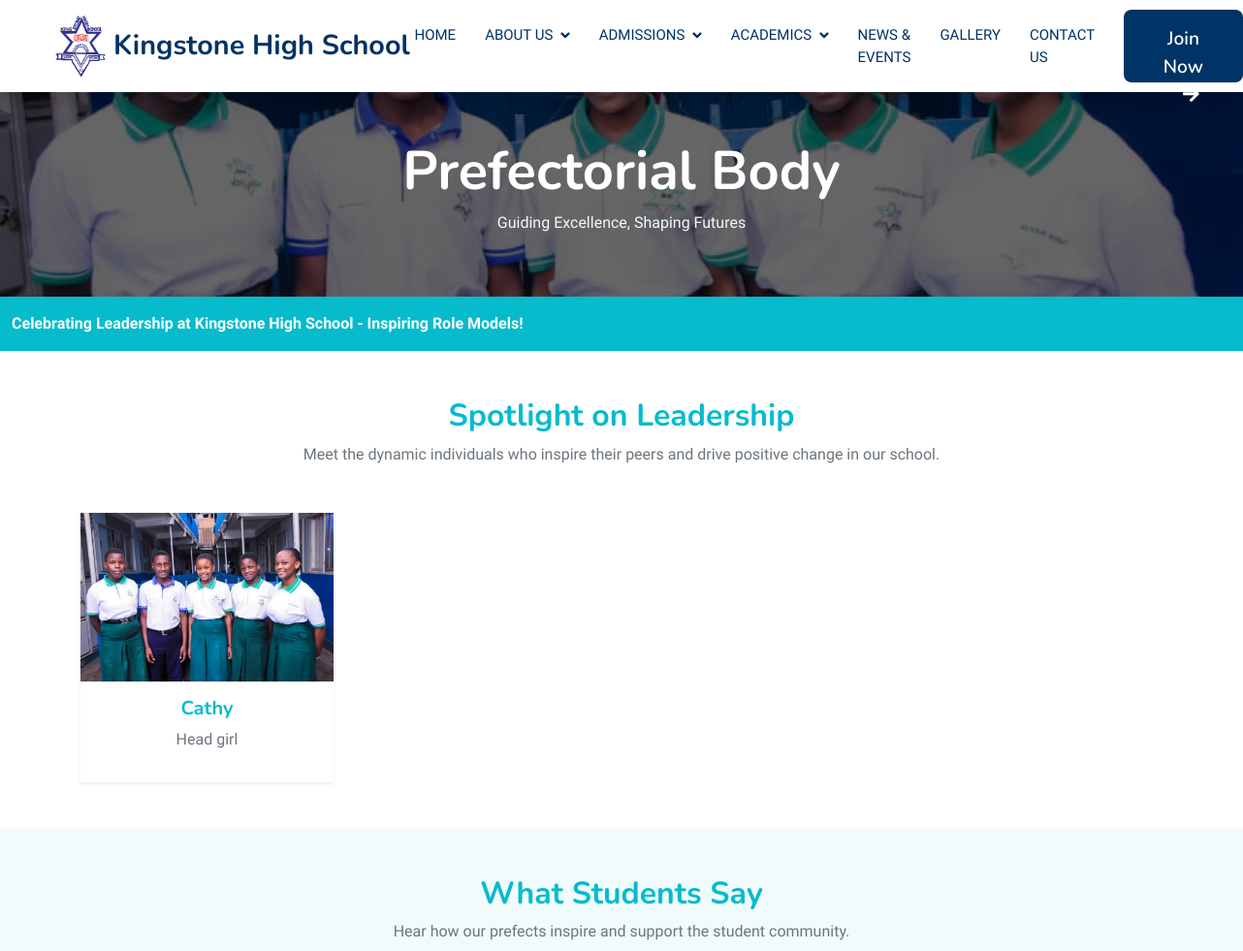
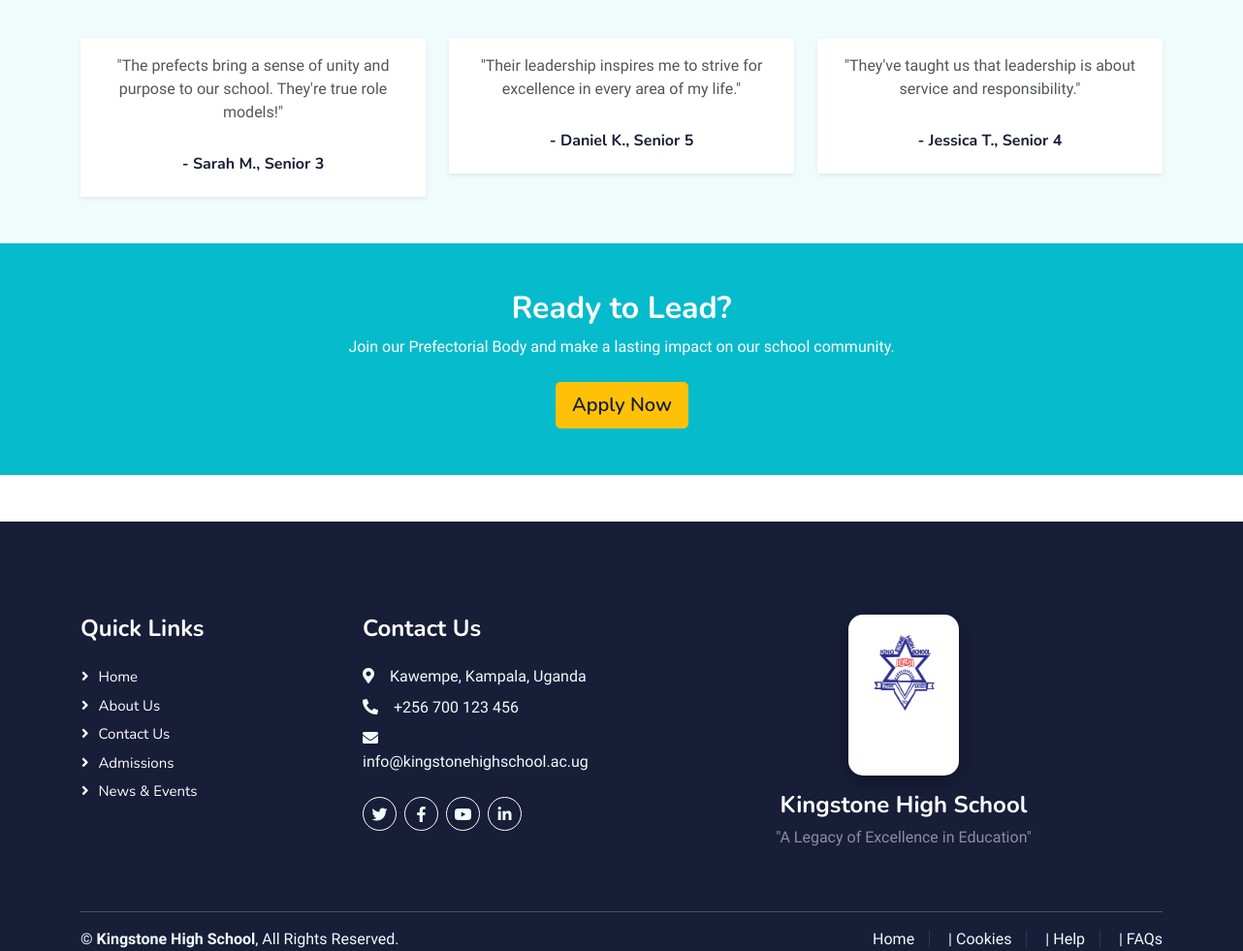
The page /prefects/ on the database its author committed (2 pictures, top to bottom).
### schoolapp/models.py (models this page shows, shortened)
class Prefect(models.Model):
    name = models.CharField(max_length=100)
    title = models.CharField(max_length=100)
    photo = models.ImageField(upload_to='prefects/')

### schoolapp/views.py (the view)
# urls.py: path('prefects/', prefects, name='prefects'),
def prefects(request):
    prefects = Prefect.objects.all()
    return render(request, 'prefects.html', {'prefects': prefects})

### templates/prefects.html (shortened to what this page needs)
{% extends 'base.html' %}
{% load static %}
{% block content %}
<section class="hero-prefects position-relative text-center py-5" style="background: linear-gradient(rgba(0, 0, 0, 0.6), rgba(0, 0, 0, 0.6)), url('{% static "img/1.jpeg" %}') no-repeat center center; background-size: cover;">
    <div class="container">
        <h1 class="display-4 text-white fw-bold animated fadeInDown">Prefectorial Body</h1>
        <p class="text-light animated fadeInUp" style="animation-delay: 0.3s;">
            Guiding Excellence, Shaping Futures
        </p>
    </div>
</section>
<div class="container-fluid bg-primary py-3">
    <marquee behavior="scroll" direction="left" class="text-white fw-bold">
        Celebrating Leadership at Kingstone High School - Inspiring Role Models!
    </marquee>
</div>
<section class="py-5">
    <div class="container">
        <div class="text-center mb-5">
            <h2 class="fw-bold text-primary animated fadeInUp">Spotlight on Leadership</h2>
            <p class="text-muted animated fadeInUp" style="animation-delay: 0.3s;">
                Meet the dynamic individuals who inspire their peers and drive positive change in our school.
            </p>
        </div>
        <div class="row g-4">
            <div class="col-lg-6">
                <div class="row g-4">
                    {% for prefect in prefects %}
                        <div class="col-md-6">
                            <div class="card border-0 shadow-sm text-center animated fadeInUp" style="animation-delay: 0.6s;">
                                <img src="{{ prefect.photo.url }}" alt="{{ prefect.title }}" class="card-img-top">
                                <div class="card-body">
                                    <h5 class="text-primary fw-bold">{{ prefect.name }}</h5>
                                    <p class="text-muted">{{ prefect.title }}</p>
                                </div>
                            </div>
                        </div>
                    {% endfor %}
                </div>
            </div>
        </div>
    </div>
</section>
<section class="bg-light py-5">
    <div class="container">
        <div class="text-center mb-5">
            <h2 class="fw-bold text-primary animated fadeInUp">What Students Say</h2>
            <p class="text-muted animated fadeInUp" style="animation-delay: 0.3s;">
                Hear how our prefects inspire and support the student community.
            </p>
        </div>
        <div class="row g-4">
            <div class="col-md-4">
                <div class="card border-0 shadow-sm text-center p-3 animated fadeIn" style="animation-delay: 0.5s;">
                    <p>"The prefects bring a sense of unity and purpose to our school. They're true role models!"</p>
                    <h6 class="fw-bold mt-3">- Sarah M., Senior 3</h6>
                </div>
            </div>
            <div class="col-md-4">
                <div class="card border-0 shadow-sm text-center p-3 animated fadeIn" style="animation-delay: 0.6s;">
                    <p>"Their leadership inspires me to strive for excellence in every area of my life."</p>
                    <h6 class="fw-bold mt-3">- Daniel K., Senior 5</h6>
                </div>
            </div>
            <div class="col-md-4">
                <div class="card border-0 shadow-sm text-center p-3 animated fadeIn" style="animation-delay: 0.7s;">
                    <p>"They've taught us that leadership is about service and responsibility."</p>
                    <h6 class="fw-bold mt-3">- Jessica T., Senior 4</h6>
                </div>
            </div>
        </div>
    </div>
</section>
<div class="bg-primary py-5">
    <div class="container text-center">
        <h2 class="text-white animated fadeInDown">Ready to Lead?</h2>
        <p class="text-white mb-4 animated fadeInUp" style="animation-delay: 0.3s;">
            Join our Prefectorial Body and make a lasting impact on our school community.
        </p>
        <a href="/contact/" class="btn btn-warning btn-lg text-dark animated bounceIn" style="animation-delay: 0.6s;">Apply Now</a>
    </div>
</div>
{% endblock %}

### static/css/style.css (style rules this page uses)
:root { --primary: #06BBCC; --light: #F0FBFC; --dark: #181d38; }
.btn { font-family: 'Nunito', sans-serif; font-weight: 600; transition: .5s; }

### rows shown on the page
Prefect: photo (picture), name "Cathy", title "Head girl"
